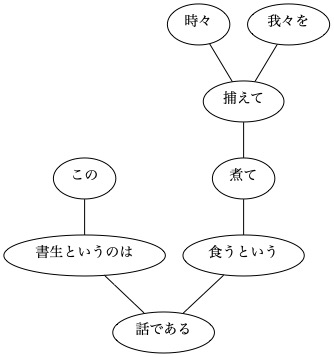

This chart was generated by the following Python code:
from parse import parse_neko

import pydot

for i, chunks in enumerate(parse_neko()):
    if i == 7:
        edges = []
        for chunk in chunks:
            if chunk.dst != -1:
                edges.append((chunk.get_text(), chunks[chunk.dst].get_text()))
        g = pydot.graph_from_edges(edges)
        g.write_jpeg('44.jpg', prog='dot')
